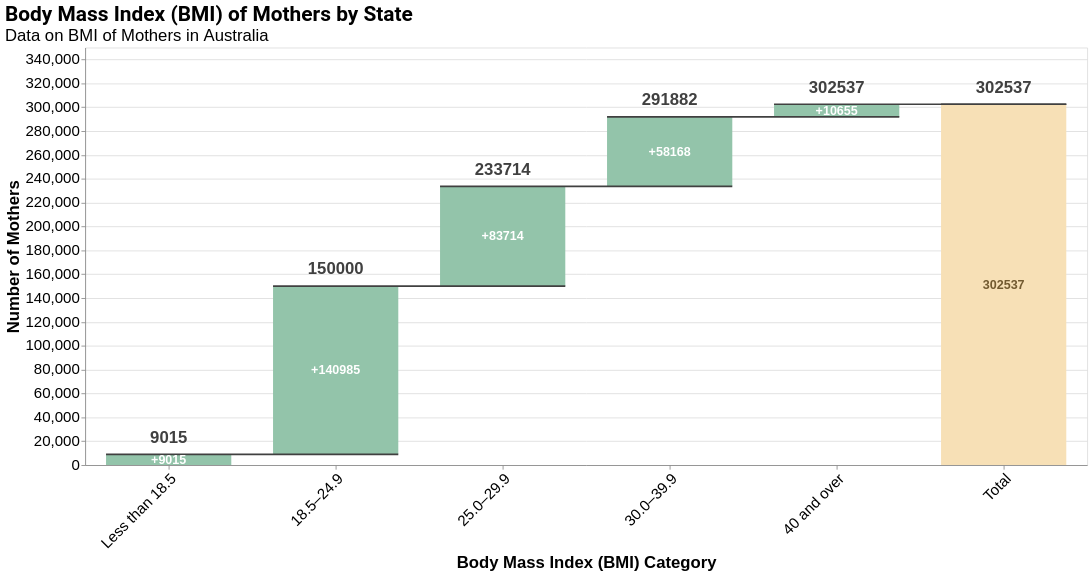

Source (Vega-Lite JSON):
### Vega-Lite specification from a JSON file in a GitHub repository (floating-point values rounded to 4 significant figures)
{"$schema": "https://vega.github.io/schema/vega-lite/v5.json", "width": 1200, "height": 500, "title": {"text": "Body Mass Index (BMI) of Mothers by State", "subtitle": "Data on BMI of Mothers in Australia", "fontSize": 25, "subtitleFontSize": 20, "font": "Roboto", "anchor": "start", "color": "black"}, "background": null, "params": [{"name": "state", "value": "Australia", "bind": {"input": "select", "options": ["Australia", "NSW", "Vic", "Qld", "WA", "SA", "Tas", "ACT", "NT"], "labels": ["Australia", "NSW", "Victoria", "Queensland", "Western Australia", "South Australia", "Tasmania", "Australian Capital Territory", "Northern Territory"], "name": "Select State"}}], "data": {"values": [{"label": "Less than 18.5", "NSW": 3379, "Vic": 1646, "Qld": 2506, "WA": 749, "SA": 353, "Tas": 140, "ACT": 113, "NT": 129, "Australia": 9015}, {"label": "18.5–24.9", "NSW": 48073, "Vic": 35530, "Qld": 28608, "WA": 14390, "SA": 7940, "Tas": 2467, "ACT": 2560, "NT": 1417, "Australia": 140985}, {"label": "25.0–29.9", "NSW": 24729, "Vic": 22800, "Qld": 15987, "WA": 10258, "SA": 5665, "Tas": 1615, "ACT": 1652, "NT": 1008, "Australia": 83714}, {"label": "30.0–39.9", "NSW": 16080, "Vic": 15064, "Qld": 12369, "WA": 7247, "SA": 4256, "Tas": 1267, "ACT": 1131, "NT": 754, "Australia": 58168}, {"label": "40 and over", "NSW": 2845, "Vic": 2737, "Qld": 2464, "WA": 1024, "SA": 892, "Tas": 311, "ACT": 277, "NT": 105, "Australia": 10655}, {"label": "Total", "NSW": 0, "Vic": 0, "Qld": 0, "WA": 0, "SA": 0, "Tas": 0, "ACT": 0, "NT": 0, "Australia": 0}]}, "transform": [{"calculate": "datum[state]", "as": "amount"}, {"window": [{"op": "sum", "field": "amount", "as": "cumulative_sum"}]}, {"window": [{"op": "max", "field": "cumulative_sum", "as": "total_sum"}]}, {"calculate": "datum.label === 'Total' ? 0 : datum.cumulative_sum - datum.amount", "as": "previous_sum"}, {"calculate": "datum.label === 'Total' ? datum.total_sum : datum.cumulative_sum", "as": "sum"}, {"calculate": "datum.label === 'Total' ? datum.total_sum : datum.amount", "as": "amount"}, {"calculate": "datum.label !== 'Total' && datum.amount > 0 ? '+' + datum.amount : datum.amount", "as": "text_amount"}, {"calculate": "(datum.sum + datum.previous_sum) / 2", "as": "center"}, {"calculate": "state == 'NSW' ? '#E69F00' : state == 'Vic' ? '#56B4E9' : state == 'Qld' ? '#009E73' : state == 'WA' ? '#F0E442' : state == 'SA' ? '#0072B2' : state == 'Tas' ? '#D55E00' : state == 'ACT' ? '#CC79A7' : state == 'NT' ? '#999999' : '#93c4aa'", "as": "state_color"}, {"window": [{"op": "lead", "field": "label", "as": "lead"}]}, {"calculate": "datum.lead === null ? datum.label : datum.lead", "as": "lead"}, {"calculate": "datum.previous_sum > 0 ? (datum.cumulative_sum - datum.previous_sum) / datum.previous_sum * 100 : 0", "as": "percentage_increase"}], "encoding": {"x": {"field": "label", "type": "ordinal", "axis": {"labelAngle": -45, "title": "Body Mass Index (BMI) Category", "labelFontSize": 18, "titleFontSize": 20}, "sort": ["Less than 18.5", "18.5–24.9", "25.0–29.9", "30.0–39.9", "40 and over", "Total"]}}, "layer": [{"mark": {"type": "bar", "size": 150}, "encoding": {"y": {"field": "previous_sum", "type": "quantitative", "title": "Number of Mothers", "axis": {"labelFontSize": 18, "titleFontSize": 20}}, "y2": {"field": "sum"}, "color": {"condition": [{"test": "datum.label === 'Total'", "value": "#f7e0b6"}], "value": {"expr": "datum.state_color"}}, "tooltip": [{"field": "label", "type": "nominal", "title": "BMI Category"}, {"field": "amount", "type": "quantitative", "title": "Number of People"}, {"field": "sum", "type": "quantitative", "title": "Cumulative Sum"}, {"field": "percentage_increase", "type": "quantitative", "title": "Percentage Increase (%)", "format": ".2f"}]}}, {"mark": {"type": "rule", "color": "#404040", "opacity": 1, "strokeWidth": 2, "xOffset": -75, "x2Offset": 75}, "encoding": {"x": {"field": "label"}, "x2": {"field": "lead"}, "y": {"field": "sum", "type": "quantitative"}, "tooltip": [{"field": "label", "type": "nominal", "title": "BMI Category"}, {"field": "amount", "type": "quantitative", "title": "Number of People"}, {"field": "sum", "type": "quantitative", "title": "Cumulative Sum"}, {"field": "percentage_increase", "type": "quantitative", "title": "Percentage Increase (%)", "format": ".2f"}]}}, {"mark": {"type": "text", "dy": {"expr": "datum.amount >= 0 ? -10 : 15"}, "baseline": {"expr": "datum.amount >= 0 ? 'bottom' : 'top'"}, "fontWeight": "bold", "color": "#404040", "fontSize": 20}, "encoding": {"x": {"field": "label"}, "y": {"field": "sum", "type": "quantitative"}, "text": {"field": "sum", "type": "quantitative"}, "tooltip": [{"field": "label", "type": "nominal", "title": "BMI Category"}, {"field": "amount", "type": "quantitative", "title": "Number of People"}, {"field": "sum", "type": "quantitative", "title": "Cumulative Sum"}, {"field": "percentage_increase", "type": "quantitative", "title": "Percentage Increase (%)", "format": ".2f"}]}}, {"mark": {"type": "text", "fontWeight": "bold", "baseline": "middle", "fontSize": 15}, "encoding": {"x": {"field": "label"}, "y": {"field": "center", "type": "quantitative"}, "text": {"field": "text_amount", "type": "nominal"}, "color": {"condition": [{"test": "datum.label === 'Total'", "value": "#725a30"}], "value": "white"}, "tooltip": [{"field": "label", "type": "nominal", "title": "BMI Category"}, {"field": "amount", "type": "quantitative", "title": "Number of People"}, {"field": "sum", "type": "quantitative", "title": "Cumulative Sum"}, {"field": "percentage_increase", "type": "quantitative", "title": "Percentage Increase (%)", "format": ".2f"}]}}], "config": {"axis": {"labelFontSize": 18, "titleFontSize": 20}, "title": {"fontSize": 20, "fontWeight": "bold", "anchor": "start", "color": "#404040"}, "text": {"fontWeight": "bold", "color": "#404040"}}}
